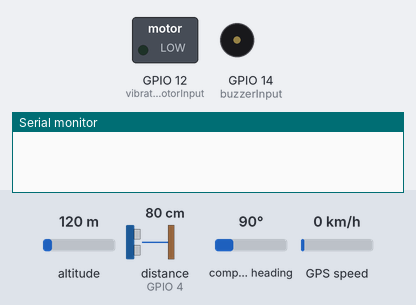
Simulated run of this sketch. Board: ESP32. Parts: switched loads named in the sketch (green lamp = pin HIGH), buzzer (waves = sounding, pin HIGH), the last lines printed to the serial monitor. Wiring (inferred from the names in the program): ultrasonic range finder: trigger GPIO 2; echo GPIO 4. The test bench sets the inputs (shaded band); at power-on: altitude 120 m, distance to the obstacle (sensor on GPIO 4) 80 cm, compass heading 90°, GPS speed 0 km/h. The echo pulse lasts 58.3 µs per cm; the GPS gets a fix after 3 s at 37.7749, -122.4194 with 8 satellites; pins used as bus, display or sensor lines are not drawn.

Above: at 0.0 s.
At 1.1 s:
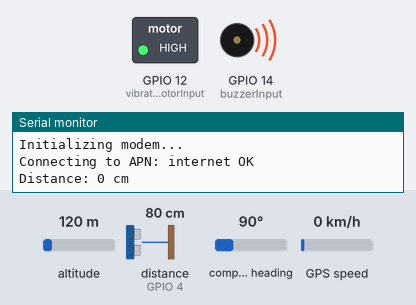
Timing chart, 0 to 2.6 s (numbered marks = the images above):
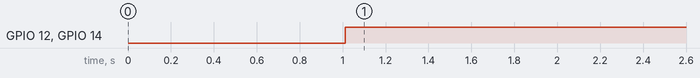

Measured:
- by itself, GPIO 12 (vibrationMotorInput), GPIO 14 (buzzerInput): LOW → HIGH at 1.0 s

The sketch:

thin.ino
```cpp
#define TINY_GSM_MODEM_SIM800

#include <Wire.h>
#include <TinyGsmClient.h>
#include <TinyGPS++.h>

#define echoPin 4
#define trigPin 2
#define vibrationMotorInput 12
#define buzzerInput 14
#define SIM800L_RX 27
#define SIM800L_TX 26
#define SIM800L_PWRKEY 4
#define SIM800L_RST 5
#define SIM800L_POWER 23
#define GPS_RX 32
#define GPS_TX 33

#define THINGSPEAK_HOST "api.thingspeak.com"
#define THINGSPEAK_API_KEY "JKWIPCBNUJRN3E"

const char apn[] = "internet";  // APN
const char gprsUser[] = "";     // Username GPRS jika ada
const char gprsPass[] = "";     // Password GPRS jika ada

long duration, distance;
HardwareSerial SerialAT(1);
TinyGsm modem(SerialAT);
TinyGsmClient client(modem);
TinyGPSPlus gps;
HardwareSerial SerialGPS(2);

void setup() {
  Serial.begin(115200);
  SerialAT.begin(115200, SERIAL_8N1, SIM800L_RX, SIM800L_TX);
  SerialGPS.begin(9600, SERIAL_8N1, GPS_RX, GPS_TX);

  pinMode(trigPin, OUTPUT);
  pinMode(echoPin, INPUT);
  pinMode(vibrationMotorInput, OUTPUT);
  pinMode(buzzerInput, OUTPUT);
  pinMode(SIM800L_PWRKEY, OUTPUT);
  pinMode(SIM800L_RST, OUTPUT);
  pinMode(SIM800L_POWER, OUTPUT);

  digitalWrite(SIM800L_PWRKEY, LOW);
  digitalWrite(SIM800L_RST, HIGH);
  digitalWrite(SIM800L_POWER, HIGH);

  Serial.println("Initializing modem...");
  modem.restart();

  Serial.print("Connecting to APN: ");
  Serial.print(apn);
  if (!modem.gprsConnect(apn, gprsUser, gprsPass)) {
    Serial.println(" fail");
    while (true);
  }
  Serial.println(" OK");
}

void loop() {
  while (SerialGPS.available()) {
    gps.encode(SerialGPS.read());
  }

  if (gps.location.isUpdated()) {
    float latitude = gps.location.lat();
    float longitude = gps.location.lng();

    Serial.print("Latitude: ");
    Serial.println(latitude, 6);
    Serial.print("Longitude: ");
    Serial.println(longitude, 6);

    sendToThingspeak(latitude, longitude);
  }

  digitalWrite(trigPin, LOW);
  delayMicroseconds(2);
  digitalWrite(trigPin, HIGH);
  delayMicroseconds(10);
  digitalWrite(trigPin, LOW);

  duration = pulseIn(echoPin, HIGH);
  distance = duration / 58.2;
  String disp = String(distance);

  Serial.print("Distance: ");
  Serial.print(disp);
  Serial.println(" cm");

  if (distance < 150) {
    digitalWrite(vibrationMotorInput, HIGH);
    digitalWrite(buzzerInput, HIGH);
  } else {
    digitalWrite(vibrationMotorInput, LOW);
    digitalWrite(buzzerInput, LOW);
  }

  delay(1000);
}

void sendToThingspeak(float latitude, float longitude) {
  if (!client.connect(THINGSPEAK_HOST, 80)) {
    Serial.println("Connection to ThingSpeak failed");
    return;
  }

  String postStr = "api_key=";
  postStr += THINGSPEAK_API_KEY;
  postStr += "&field1=";
  postStr += String(latitude, 6);
  postStr += "&field2=";
  postStr += String(longitude, 6);
  postStr += "\r\n";

  client.print("POST /update HTTP/1.1\n");
  client.print("Host: api.thingspeak.com\n");
  client.print("Connection: close\n");
  client.print("Content-Type: application/x-www-form-urlencoded\n");
  client.print("Content-Length: ");
  client.print(postStr.length());
  client.print("\n\n");
  client.print(postStr);

  Serial.println("Data sent to ThingSpeak");

  delay(60000);
  client.stop();
}
```
